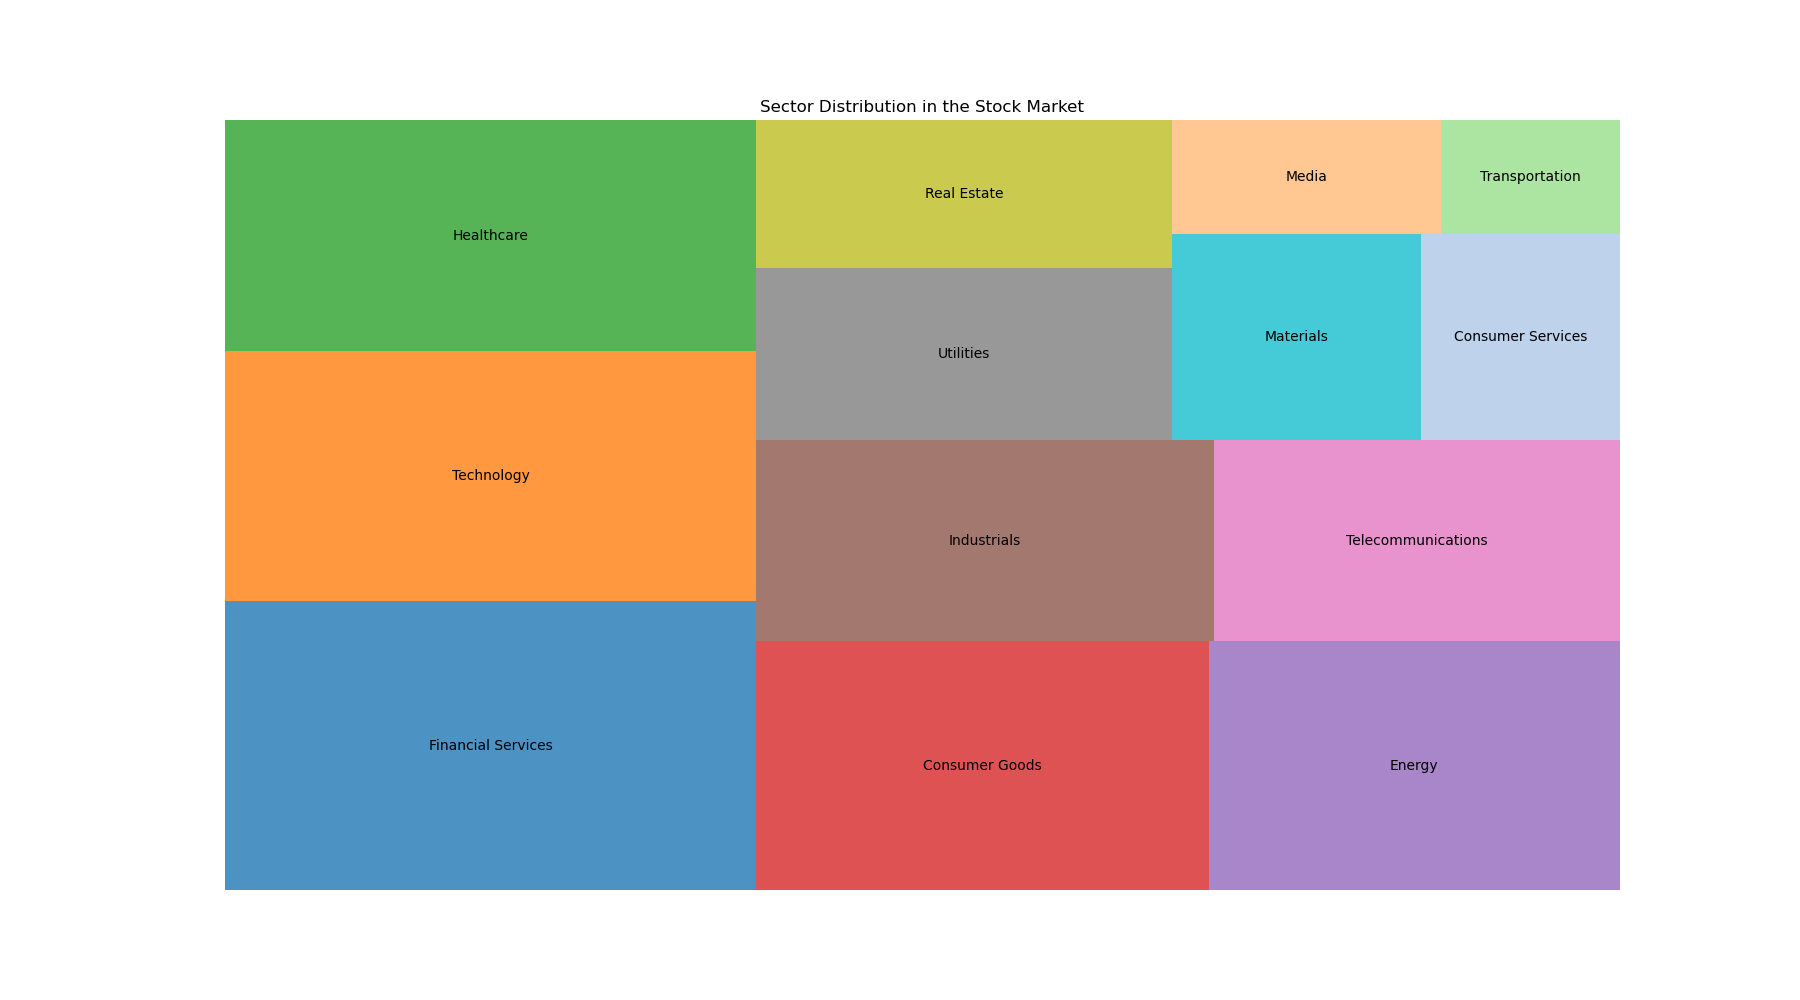

Write the Python code that produced this figure.

import matplotlib.pyplot as plt
import squarify

# Data for the treemap
labels = [
    'Financial Services', 'Technology', 'Healthcare', 'Consumer Goods', 
    'Energy', 'Industrials', 'Telecommunications', 'Utilities', 
    'Real Estate', 'Materials', 'Consumer Services', 'Media', 'Transportation'
]
sizes = [15, 13, 12, 11, 10, 9, 8, 7, 6, 5, 4, 3, 2]
colors = [
    '#1f77b4', '#ff7f0e', '#2ca02c', '#d62728',  
    '#9467bd', '#8c564b', '#e377c2', '#7f7f7f',  
    '#bcbd22', '#17becf', '#aec7e8', '#ffbb78', '#98df8a'
]

# Create a figure of specified width and height
plt.figure(figsize=(18, 10))

# Create a treemap with specified data, labels, and color
squarify.plot(sizes=sizes, label=labels, color=colors, alpha=0.8)

# Set the title of the chart
plt.title('Sector Distribution in the Stock Market')

# Remove the axis
plt.axis('off')

# Display the treemap
plt.show()
